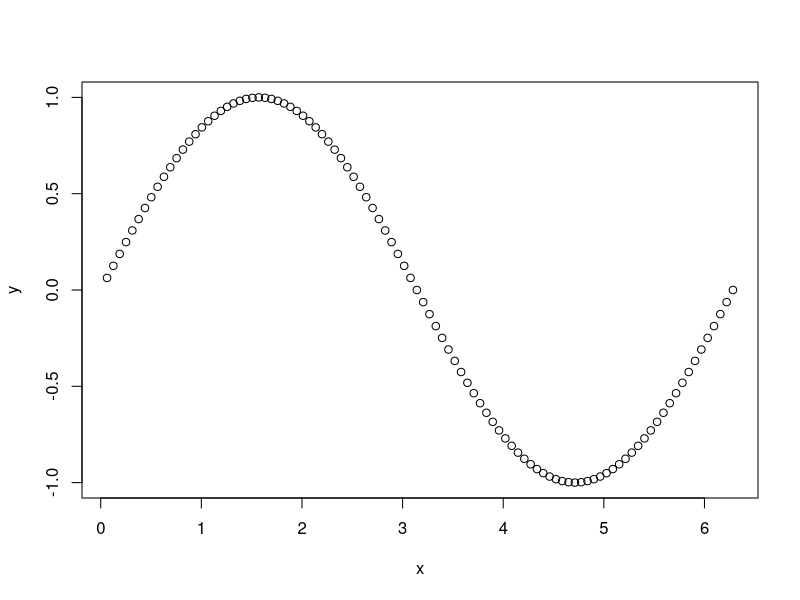

R code for this plot:
## ---- Section1 ----

#  doing some arithmetic 
 A<-  2
 B<-  10
 Y<- A + B
#
 A<- c( 2,3,4)
 B<- c( 10,100,1000)
 Y<- A + B
# note that the numbers have been added row by row like a spread sheet.

# Some other operations:
 
2^4

2*(1+4)
#Q how is this different than   2* 1+4 ?

# more complicated operations are functions
sqrt( 81)
exp( 2)
#Q guess at inverse function to exp and check it

# generating a sequence 
1:10

-5:5

#Q How wouldyou generate the values in roder  5 to 1?

# generating sin wave
 x<- 1:100
# hundred values between 0 and 2*pi
 x<-  2* pi * (x/100)
 y<- sin( x)
 
 plot( x,y)
 # Q generate a cosine curve  what happens to the 
 # Q function sin(x)*cos(x) ?
 
 #Q how would you change the plot to connect points with a line
 # instead of points
 
 # another way of creating the x
 
 x<- seq( 0, 2*pi, length.out=100)

# arithemtic and random values 
# generating  10 random numbers between 0 and 1 
 
U <- runif( 10)
mean(U)

#Q  is the mean of the square of the data equal to the 
# square of the mean? 

#Q how about the median? 

#Q Are the mean and median the same for [0,1] random numbers?

# Q What happens to the mean of a data set  X if you transform it
#  say  b*X + a ?

#Q what happens to the max as the sample size increases






U

 
 
 
 



















